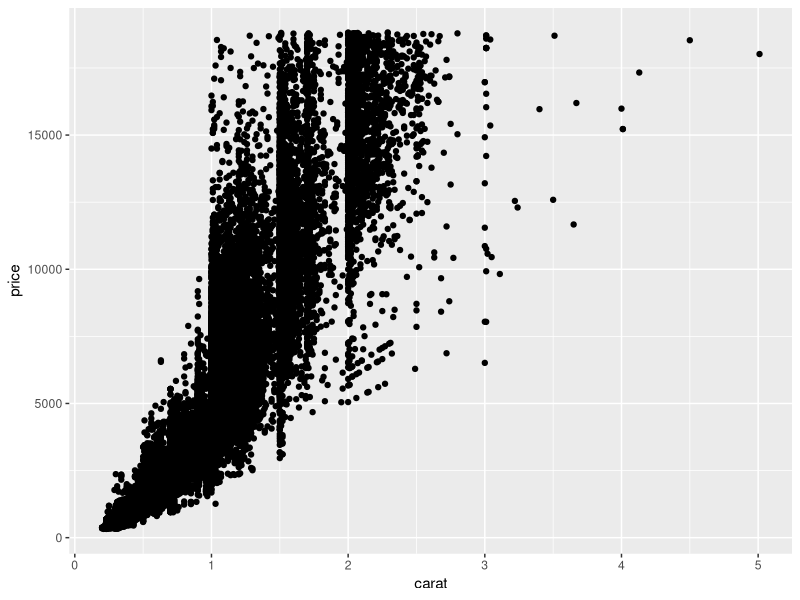
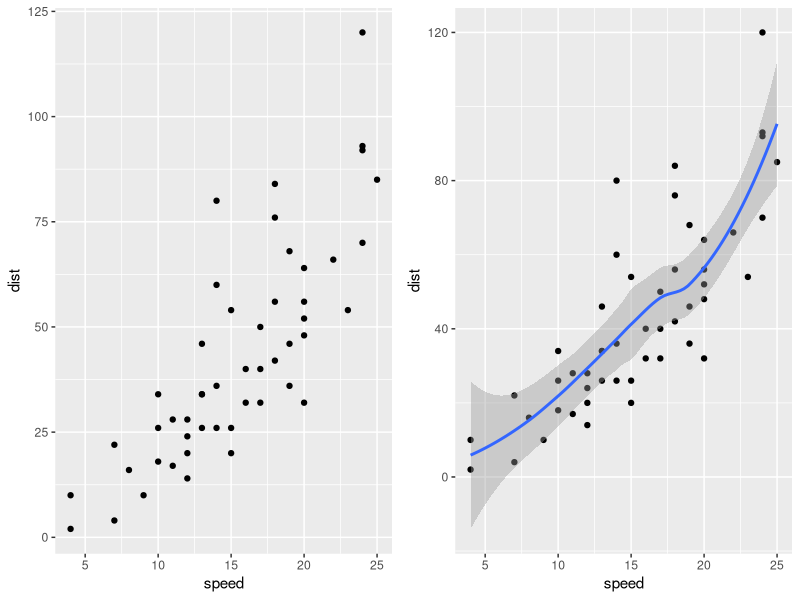
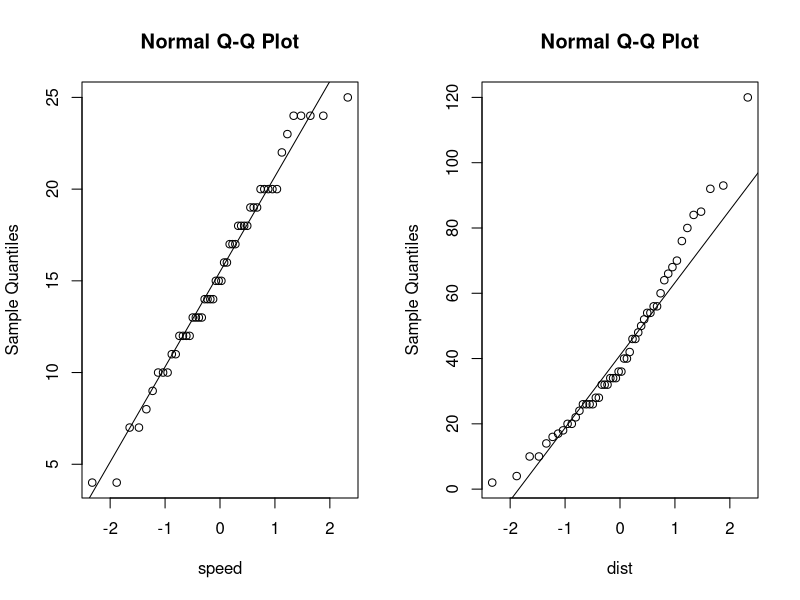
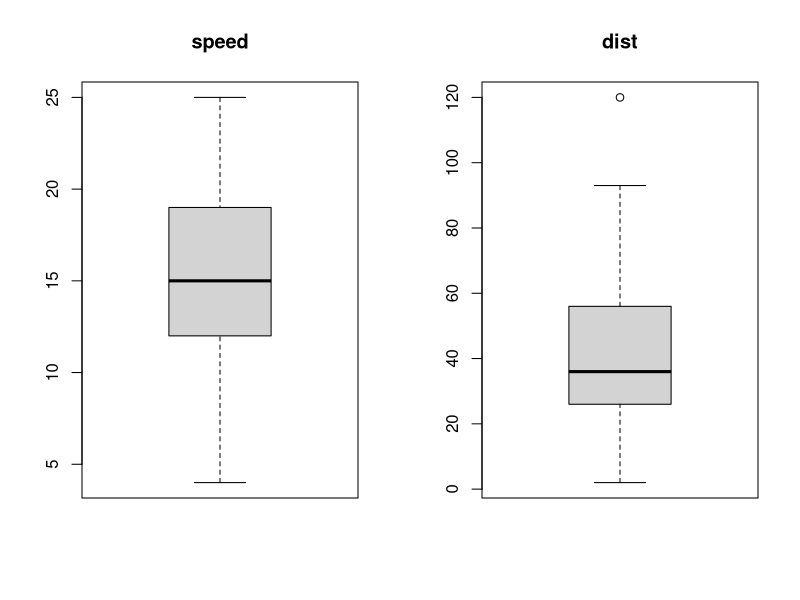
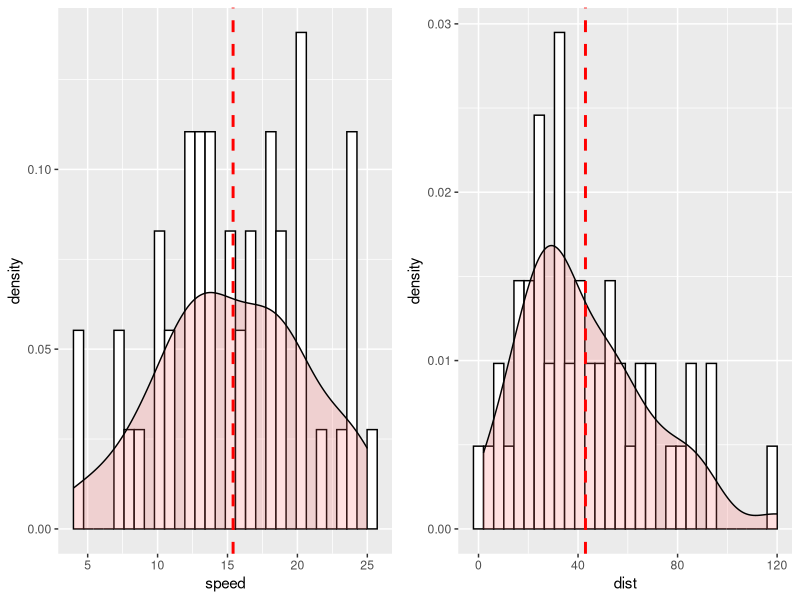
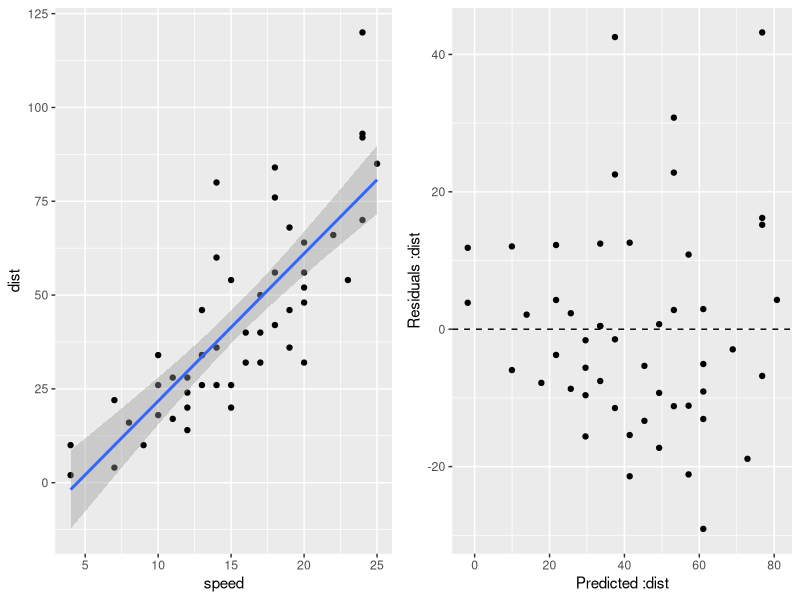
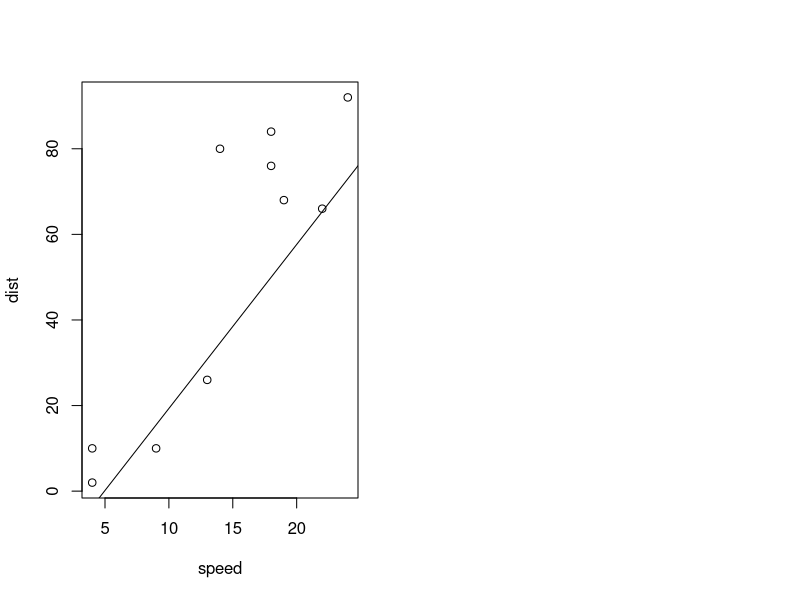
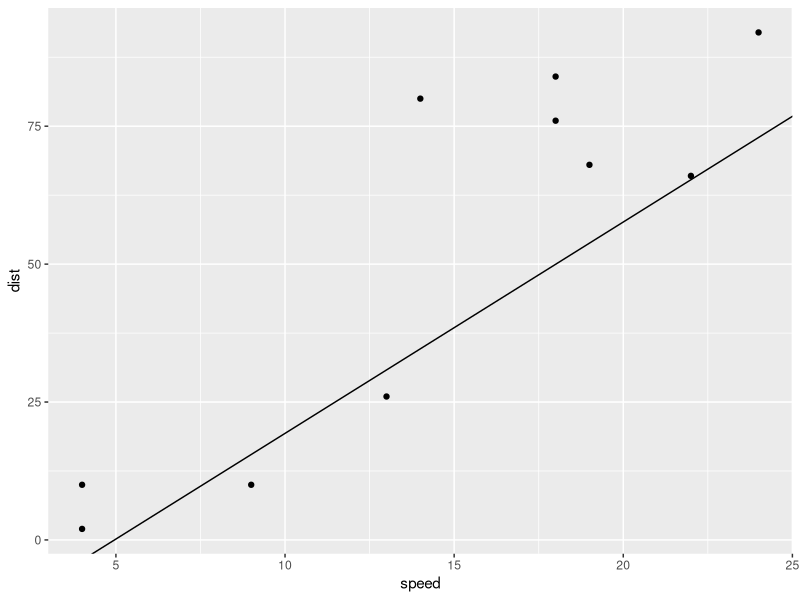

Reproduce these figures in R, in order.
## ---- chunk 1
knitr::opts_chunk$set(echo = TRUE)
## ---- chunk 2
#install.packages("tidyverse")
#install.packages("gridExtra")
library(tidyverse)
library(gridExtra)
## ---- chunk 3
diamonds

ggplot(diamonds, aes(x=carat, y=price)) +
  geom_point()

## ---- chunk 4

ds.response.variable <- "dist"
ds.predictor.variable <- "speed"
ds.source <- cars
ds.example.need.to.predict <- c(25,26,27,28,29,30)


# ds.response.variable <- 'Sepal.Length'
# ds.predictor.variable <- 'Petal.Length'
# ds.source <- iris
# ds.example.need.to.predict <- c(7.0)

# ds.response.variable <- 'Performance'
# ds.predictor.variable <- 'Aptitude'
# ds.source <- data.frame(Aptitude = c( 45, 81, 65, 87, 68, 91, 77, 61, 55, 66, 82, 93, 76, 83, 61, 74),
#                         Performance = c( 56, 74, 56, 81, 75, 84, 68, 52, 57, 82, 73, 90,67, 79, 70, 66))
# ds.example.need.to.predict <- c(100)


#-------------------
ds <- ds.source[, c(ds.predictor.variable, ds.response.variable)]
names(ds) <- c("X", "Y")
head(ds)
summary(ds)




p1 <- ggplot(ds, aes(x=X, y=Y)) +
  geom_point() +
  labs(x=ds.predictor.variable, y=ds.response.variable)

p2 <- ggplot(ds, aes(x=X, y=Y)) +
  geom_point() +
  geom_smooth() +
  labs(x=ds.predictor.variable, y=ds.response.variable)

grid.arrange(p1, p2, ncol=2)


#normality check
par(mfrow=c(1,2))
qqnorm(ds$X, xlab = ds.predictor.variable)
qqline(ds$X)
qqnorm(ds$Y, xlab = ds.response.variable)
qqline(ds$Y)

#outliers
par(mfrow=c(1,2))
boxplot(ds$X, main=ds.predictor.variable)
boxplot(ds$Y, main=ds.response.variable)


#check normal distribution
p1 <- ggplot(data = NULL, aes(x = ds$X)) +
        geom_histogram(aes(y = ..density..), colour="black", fill="white") +
        geom_density(alpha=.2, fill="#FF6666") +
        geom_vline(aes(xintercept=mean(ds$X, na.rm = T)), color="red", linetype="dashed", size=1) +
        labs(x=ds.predictor.variable)
  

p2 <- ggplot(data = NULL, aes(x = ds$Y)) +
        geom_histogram(aes(y = ..density..), colour="black", fill="white") +
        geom_density(alpha=.2, fill="#FF6666") +
        geom_vline(aes(xintercept=mean(ds$Y, na.rm = T)), color="red", linetype="dashed", size=1) +
        labs(x=ds.response.variable)

grid.arrange(p1, p2, ncol=2)

#correlation
cor(ds$X, ds$Y)

#Simple linear model
#response~independent
model_simplelm <- lm(Y~X, data = ds)
summary(model_simplelm)

ds$Y_WholeDS_Prediction <- fitted(model_simplelm)
ds$Y_WholeDS_Residuals <- residuals(model_simplelm)

ds

#only with ggplot2
p1 <- ggplot(model_simplelm, aes(x = X, y = Y)) +
        geom_point() +
        geom_smooth(method = lm) +
        labs(x=ds.predictor.variable, y= ds.response.variable)

p2 <- ggplot(model_simplelm, aes( x = ds$Y_WholeDS_Prediction, y = ds$Y_WholeDS_Residuals)) +
        geom_point() +
        geom_hline( yintercept = 0, linetype = "dashed" ) +
        labs(x=paste0('Predicted :', ds.response.variable), y=paste0('Residuals :' , ds.response.variable))

grid.arrange(p1, p2, ncol = 2)

## ---- chunk 5

set.seed(123)
#split training and sample data
ds.training.index <- sample(1:nrow(ds), 0.8*nrow(ds))
ds.training <- ds[ds.training.index,]
ds.test <- ds[-ds.training.index,]

#buil model based on training data
ds.training.fit <- lm(Y~X, data = ds.training)
summary(ds.training.fit)
ds.training.pred <- data.frame (ds.training , Y_Prediction = fitted(ds.training.fit), Y_Residuals =residuals(ds.training.fit))

ds.training.pred

#test data prediction
ds.test$Y_predicted <- predict(ds.training.fit, ds.test)


#display result
ds.test[, c('X', 'Y', 'Y_predicted')]


plot(ds.test$X, ds.test$Y, xlab = ds.predictor.variable, ylab = ds.response.variable)
abline(ds.training.fit)

ds.training.fit$coefficients
ds.training.fit$coefficients[1] #intercept
ds.training.fit$coefficients[2] #slope

ggplot(ds.test, aes(x = X, y = Y)) +
  geom_point() +
  geom_abline(intercept = ds.training.fit$coefficients[1], slope = ds.training.fit$coefficients[2]) +
  labs(x=ds.predictor.variable, y=ds.response.variable)


#single value prediction

ds.example.predicted <- predict(ds.training.fit, data.frame(X = ds.example.need.to.predict))
data.frame(X=ds.example.need.to.predict, ds.example.predicted)

